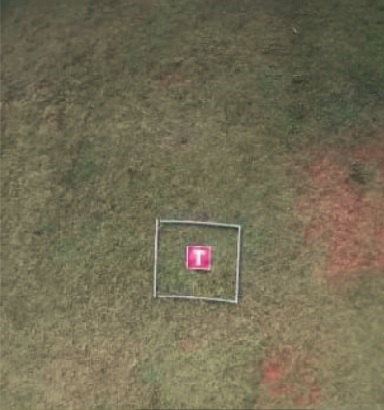
#> input picture OpenCV/T.jpg, 384 x 410 px, given in place of the camera
$ jupyter execute --allow-errors Assignment3.ipynb   (older library calls are emulated)
#> lines starting #> are read from the running program, lines starting #| are printed output that depends on the picture
[cell 1]
import cv2
import numpy as np

[cell 2]
#part1
tr1=cv2.imread(".\cat.jpg",0)
#> (the rest of this cell did not finish here and is left out)

[cell 3]
#part2
capture = cv2.VideoCapture(0)

while(True):

    ret, frame = capture.read()
#> frame is the input picture: shape (410, 384, 3); mean B, G, R 84.4, 108.8, 115
    img_bw=cv2.cvtColor(frame,cv2.COLOR_RGB2GRAY)
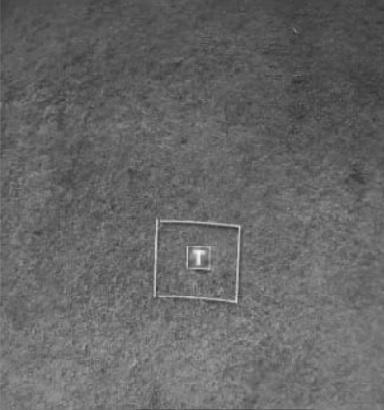
#> img_bw: shape (410, 384); min 49, max 246, mean 102.2
    img = cv2.GaussianBlur(img_bw,(3,3),0)
    img_grad=cv2.Laplacian(img_bw,cv2.CV_8U,ksize=5)
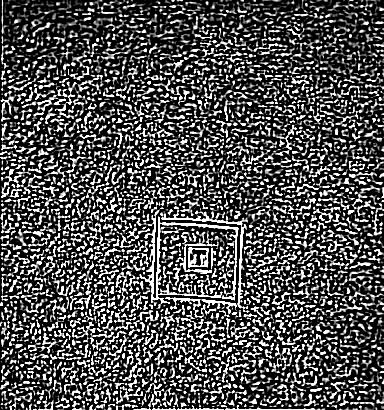
#> img_grad: shape (410, 384); min 0, max 255, mean 79.3
    grad_inv=255-img_grad
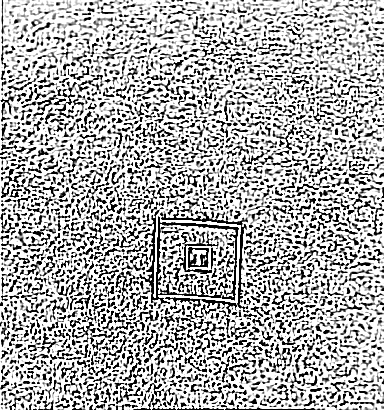
#> grad_inv: shape (410, 384); min 0, max 255, mean 175.7
    cv2.imshow('video', grad_inv)

    if cv2.waitKey(1) == 27:
#> (key Esc is pressed here)
        break

capture.release()
cv2.destroyAllWindows()
